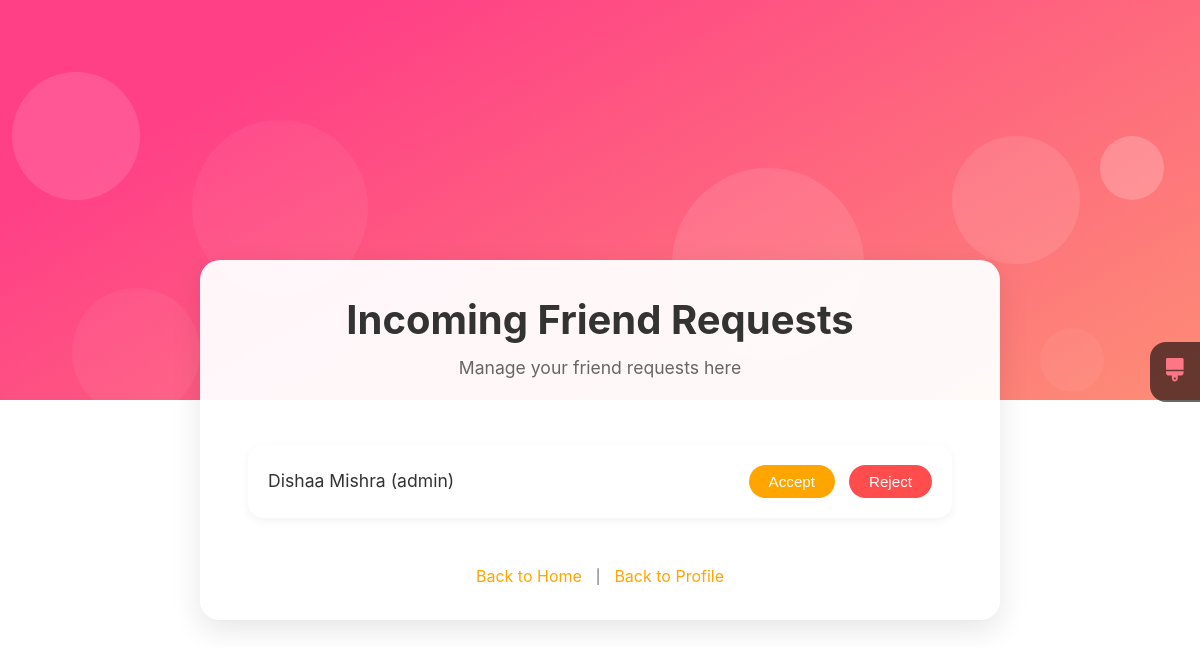
Page /friend-requests/ (signed in) on the committed database.
### app1/models.py (models this page shows, shortened)
class FriendRequest(models.Model):
    STATUS_CHOICES = (
        ('pending', 'Pending'),
        ('accepted', 'Accepted'),
        ('rejected', 'Rejected')
    )
    sender = models.ForeignKey(UserRegistration, related_name='sent_requests', on_delete=models.CASCADE)
    receiver = models.ForeignKey(UserRegistration, related_name='received_requests', on_delete=models.CASCADE)
    status = models.CharField(max_length=10, choices=STATUS_CHOICES, default='pending')
    created_at = models.DateTimeField(auto_now_add=True)
    class Meta:
        unique_together = ('sender', 'receiver')

class UserRegistration(models.Model):
    first_name = models.CharField(max_length=50)
    last_name = models.CharField(max_length=50)
    contact_number = models.CharField(max_length=10)
    address = models.TextField()
    gender = models.CharField(max_length=10, choices=[('male', 'Male'), ('female', 'Female'), ('other', 'Other')])
    age = models.IntegerField()
    interests = models.TextField(blank=True, null=True)
    medical_details = models.TextField(blank=True, null=True)
    username = models.CharField(max_length=50, unique=True)  # Ensuring unique usernames
    password = models.CharField(max_length=255)  # Store password as hashed string

### app1/views.py (the view)
# urls.py: path('friend-requests/', views.friend_requests, name='friend_requests'),
@custom_login_required
def friend_requests(request):
    user = UserRegistration.objects.get(id=request.session.get('user_id'))
    received_requests = FriendRequest.objects.filter(
        receiver=user,
        status='pending'
    ).select_related('sender')
    return render(request, 'app1/friend_requests.html', {
        'requests': received_requests
    })

### app1/views.py (called while the page is built)
def custom_login_required(view_func):
    @wraps(view_func)
    def _wrapped_view(request, *args, **kwargs):
        if not request.session.get('user_id'):
            messages.error(request, "Please log in to access this feature.")
            return HttpResponseRedirect('/login/')
        return view_func(request, *args, **kwargs)
    return _wrapped_view

### app1/templates/app1/friend_requests.html (shortened to what this page needs)
{% load static %}
<!DOCTYPE html>
<html lang="en">
<head>
    <link href="{% static 'css/profile.css' %}" rel="stylesheet">
</head>
<body>
    <div class="profile-page">
        <div class="content">
            <div class="content__header">
                <h1>Incoming Friend Requests</h1>
                <p>Manage your friend requests here</p>
            </div>
            <ul class="requests-list">
                {% for req in requests %}
                    <li id="request-{{ req.id }}">
                        <span>{{ req.sender.first_name }} {{ req.sender.last_name }} ({{ req.sender.username }})</span>
                        <div class="request-actions">
                            <form class="handle-request-form" data-request-id="{{ req.id }}" data-action="accept">
                                <button type="submit">Accept</button>
                            </form>
                            <form class="handle-request-form" data-request-id="{{ req.id }}" data-action="reject">
                                <button type="submit" class="reject">Reject</button>
                            </form>
                        </div>
                    </li>
                {% endfor %}
            </ul>
           <div class="back-to-home">
            <a href="{% url 'index' %}">Back to Home</a>
            <span class="separator">|</span>
            <a href="{% url 'profile' %}">Back to Profile</a>
        </div>
        </div>
        <div class="bg">
            <div><span></span><span></span><span></span><span></span><span></span><span></span></div>
        </div>
        <div class="theme-switcher-button" id="theme-switcher-button">
        </div>
    </div>
</body>
</html>

### static/css/profile.css (style rules this page uses)
* { margin: 0; padding: 0; box-sizing: border-box; }
body { background: #fff; font: 14px/1.4 -apple-system, BlinkMacSystemFont, "Segoe UI", Roboto, "Helvetica Neue", Arial, sans-serif, "Apple Color Emoji", "Segoe UI Emoji", "Segoe UI Symbol", "Noto Color Emoji"; color: rgba(0,0,0,0.6); }
.profile-page { display: flex; min-height: 100vh; padding-top: 5rem; }
.profile-page .content { display: flex; flex-direction: column; max-width: 800px; width: 100%; position: relative; z-index: 2; margin: auto; padding: 2rem; background: #fff; border-radius: 2rem; box-shadow: 0 15px 35px rgba(50,50,93,0.1), 0 5px 15px rgba(0,0,0,0.07); }
.profile-page .bg { width: 100%; height: 50%; position: absolute; top: 0; left: 0; z-index: 1; }
.profile-page .bg div { content: ""; width: 100%; height: 100%; position: absolute; top: 0; left: 0; z-index: 1; overflow: hidden; background: linear-gradient(150deg, #1d8cf8 20%, #3358f4 100%); }
.theme-orange .profile-page .bg div { background: linear-gradient(150deg, #ff4086 20%, #fd8d76 100%); }
.profile-page .bg span:nth-child(1) { display: block; position: absolute; z-index: 2; border-radius: 50%; animation: floating 34s infinite; }
.profile-page .bg span:nth-child(2) { display: block; position: absolute; z-index: 2; border-radius: 50%; animation: floating 34s infinite; }
.profile-page .bg span:nth-child(3) { display: block; position: absolute; z-index: 2; border-radius: 50%; animation: floating 34s infinite; }
.profile-page .bg span:nth-child(4) { display: block; position: absolute; z-index: 2; border-radius: 50%; animation: floating 34s infinite; }
.profile-page .bg span:nth-child(6) { display: block; position: absolute; z-index: 2; border-radius: 50%; animation: floating 34s infinite; }
.profile-page .bg span:nth-child(7) { display: block; position: absolute; z-index: 2; border-radius: 50%; animation: floating 34s infinite; }
.profile-page .bg span:nth-child(1) { width: 11rem; height: 11rem; top: 30%; left: 16%; background: rgba(255,255,255,0.05); animation-duration: 34s; }
.profile-page .bg span:nth-child(2) { width: 8rem; height: 8rem; top: 18%; left: 1%; background: rgba(255,255,255,0.12); animation-duration: 40s; }
.profile-page .bg span:nth-child(3) { width: 8rem; height: 8rem; top: 34%; right: 10%; background: rgba(255,255,255,0.1); animation-duration: 38s; }
.profile-page .bg span:nth-child(4) { width: 4rem; height: 4rem; top: 34%; right: 3%; background: rgba(255,255,255,0.2); animation-duration: 34s; }
.profile-page .bg span:nth-child(6) { width: 8rem; height: 8rem; top: 72%; left: 6%; background: rgba(255,255,255,0.05); animation-duration: 38s; }
.profile-page .bg span:nth-child(7) { width: 4rem; height: 4rem; top: 82%; right: 8%; background: rgba(255,255,255,0.05); animation-duration: 34s; }
.theme-switcher-button { position: fixed; top: calc(50% - 3.6rem); right: 0; z-index: 2; padding: 1rem; background: rgba(0,0,0,0.6); border-top-left-radius: 1rem; border-bottom-left-radius: 1rem; font-size: inherit; color: #fd7686; cursor: pointer; }
.theme-orange .theme-switcher-button { color: #fd7686; }
.theme-switcher-button svg { width: 1.1rem; }

### app1/templates/app1/friend_requests.html (style rules this page uses)
.profile-page .content { max-width: 800px !important; padding: 2rem 3rem !important; background: rgba(255, 255, 255, 0.95); border-radius: 20px; box-shadow: 0 10px 30px rgba(0, 0, 0, 0.1); }
.content__header { text-align: center; margin-bottom: 2rem; }
.content__header h1 { font-size: 2.5rem; color: #333; margin-bottom: 0.5rem; }
.content__header p { font-size: 1.1rem; color: #666; }
.requests-list { list-style-type: none; padding: 0; margin-top: 2rem; }
.requests-list li { margin-bottom: 15px; padding: 20px; background: white; border-radius: 15px; display: flex; justify-content: space-between; align-items: center; transition: transform 0.2s ease; box-shadow: 0 3px 10px rgba(0, 0, 0, 0.05); }
.requests-list span { font-size: 1.1rem; color: #333; }
.requests-list form { display: inline; margin-left: 10px; }
.requests-list button { padding: 8px 20px; font-size: 0.95rem; background: var(--theme-color); color: white; border: none; border-radius: 20px; cursor: pointer; transition: all 0.2s ease; }
.requests-list button.reject { background: #ff4d4d; }
.back-to-home { text-align: center; margin-top: 2rem; }
.back-to-home a { text-decoration: none; color: var(--theme-color); font-size: 1rem; transition: color 0.3s ease; }
.requests-list li.removing, .requests-list li { transition: none !important; will-change: unset; }
.separator { margin: 0 10px; }

### rows in the picture
FriendRequest: sender.first_name "Dishaa", sender.last_name "Mishra", sender.username "admin"
